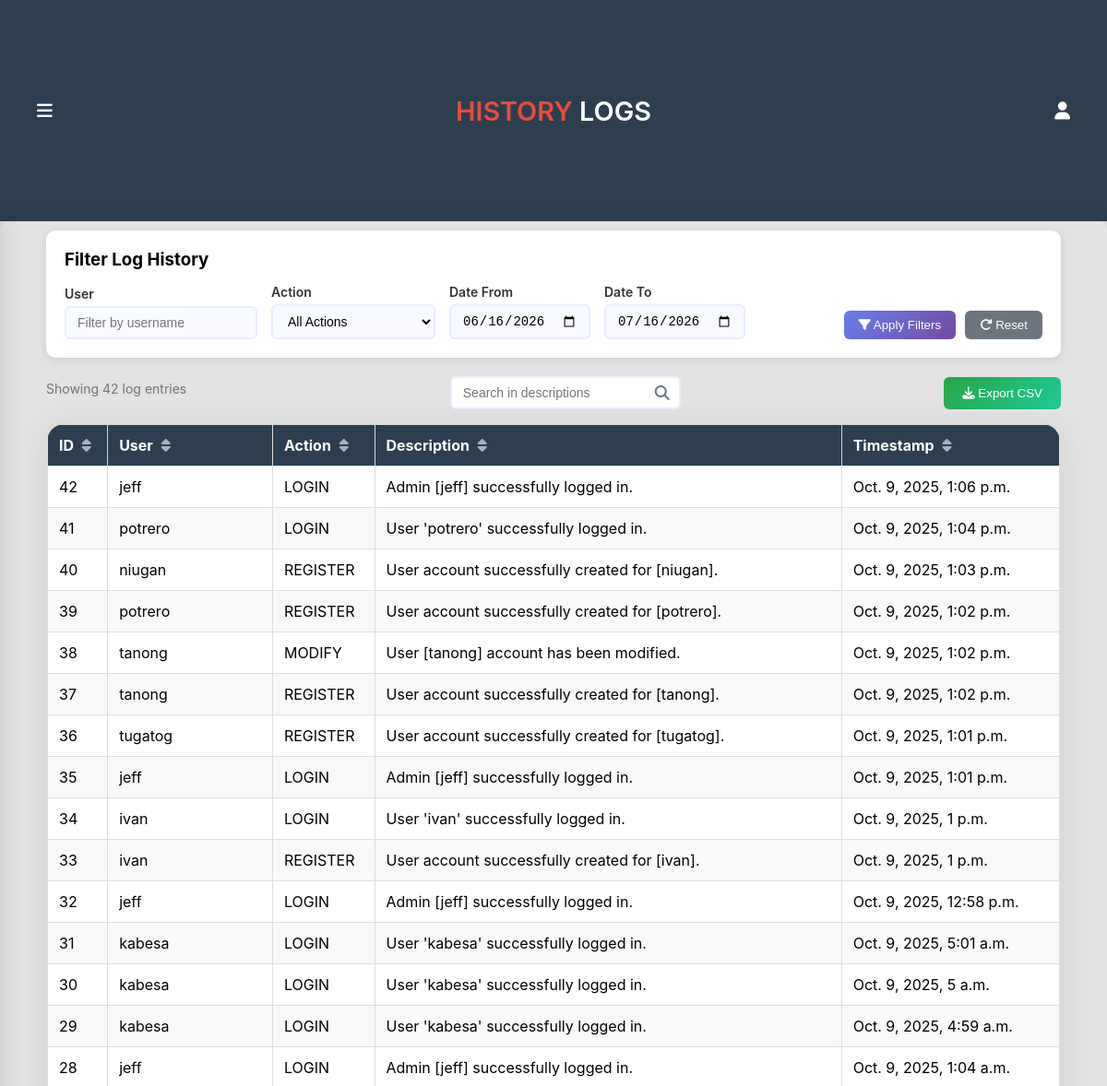
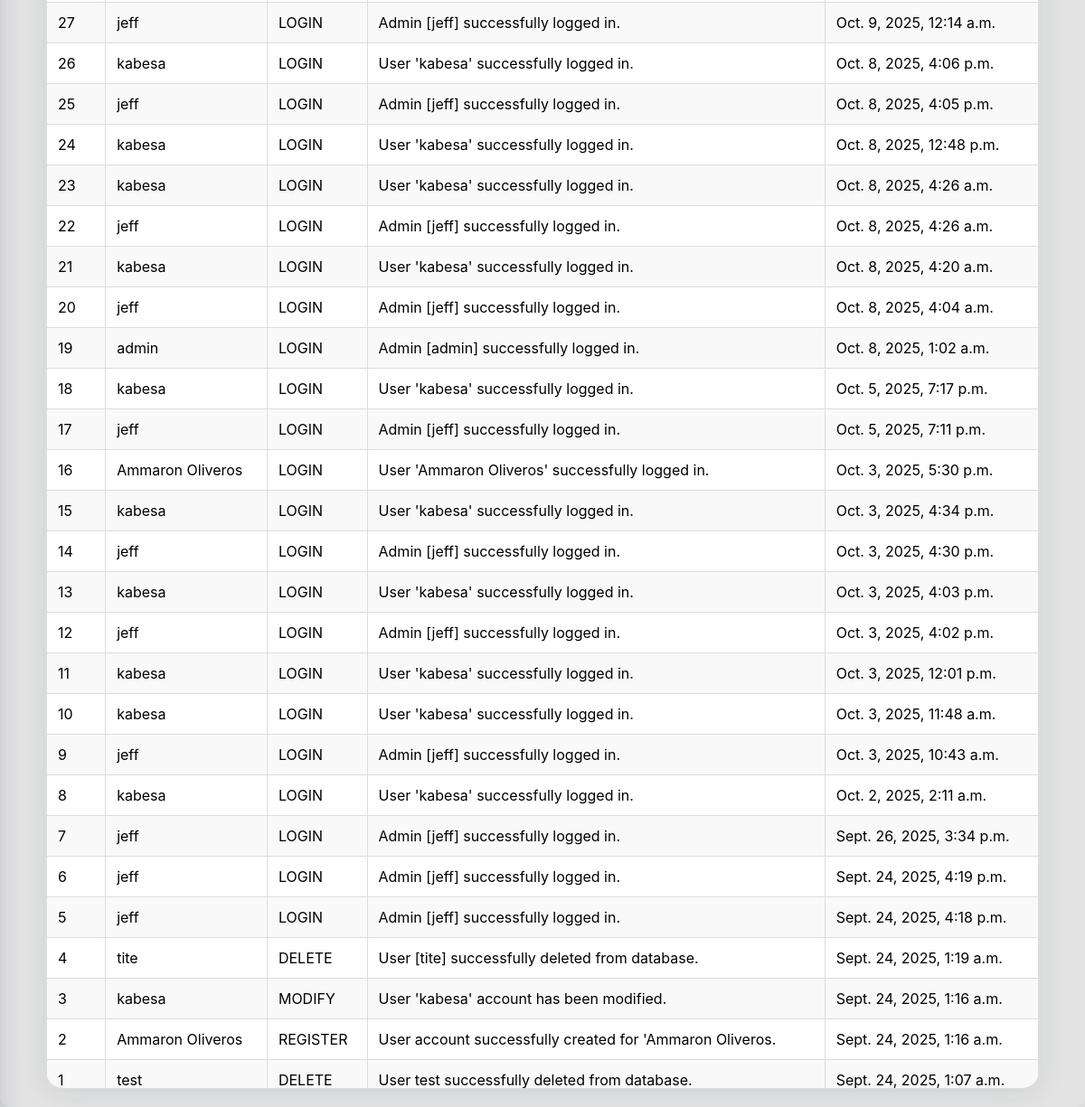
Page /logs/ (signed in) on the committed database (2 pictures, top to bottom).
### backend/models.py (models this page shows, shortened)
class LogHistory(models.Model):
    LOG_TYPE_CHOICES = [
        ('LOGIN', 'Account Login'),
        ('REGISTER', 'Account Registration'),
        ('MODIFY', 'Account Modification'),
        ('DELETE', 'Account Deletion'),
        ('PREDICTION', 'Prediction Made'),
        ('DATA_ENTRY', 'Data Entry'),
        ('SYSTEM', 'System Event'),
    ]
    log_id = models.AutoField(primary_key=True)
    user = models.CharField(max_length=20)
    log_title = models.CharField(max_length=20, choices=LOG_TYPE_CHOICES)
    description = models.TextField()
    timestamp = models.DateTimeField(auto_now_add=True)
    class Meta:
        verbose_name_plural = "Log History"

### backend/views.py (the view)
# urls.py: path('logs/', views.log_history, name='log-history'),
def log_history(request):
    if not request.user.is_authenticated:
        return redirect('login-admin')
    user = request.user
    if not user.is_admin:
        messages.error(request, "You do not have permission to access this page.")
        logout(request)
        return redirect('login')
    logs = LogHistory.objects.order_by('-timestamp')
    return render(request, 'log_history.html', {
        'logs': logs,
        'admin_user': user.username,
        'admin_name': user.name,
    })

### backend/templates/log_history.html (shortened to what this page needs)
<!doctype html>
<html lang="en">
  <head>
    <link
      rel="stylesheet"
      href="https://cdnjs.cloudflare.com/ajax/libs/font-awesome/6.4.0/css/all.min.css"
    />
    <link rel="stylesheet" href="../static/backend/css/fonts.css" />
    <link rel="stylesheet" href="../static/backend/css/log-history.css" />
  </head>
  <body>
    <nav>
      <div class="nav-btn">
        <i class="fa-solid fa-bars"></i>
      </div>
      <div class="title"><span>HISTORY</span> LOGS</div>
      <div class="profile">
        <i class="fa-solid fa-user" id="pf"></i>
      </div>
    </nav>
    <main>
      <div class="container">
        <div class="filter-section">
          <h3 style="margin-top: 0; margin-bottom: 15px">Filter Log History</h3>
          <div class="filter-row">
            <div class="filter-group">
              <label for="user-filter">User</label>
              <input
                type="text"
                id="user-filter"
                placeholder="Filter by username"
              />
            </div>
            <div class="filter-group">
              <label for="action-filter">Action</label>
              <select id="action-filter">
                <option value="">All Actions</option>
              </select>
            </div>
            <div class="filter-group">
              <label for="date-from">Date From</label>
              <input type="date" id="date-from" />
            </div>
            <div class="filter-group">
              <label for="date-to">Date To</label>
              <input type="date" id="date-to" />
            </div>
            <div class="filter-actions">
              <button class="filter-btn apply" onclick="applyFilters()">
                <i class="fas fa-filter"></i> Apply Filters
              </button>
              <button class="filter-btn reset" onclick="resetFilters()">
                <i class="fas fa-redo"></i> Reset
              </button>
            </div>
          </div>
        </div>
        <div class="table-controls">
          <div class="results-count" id="results-count">
            Showing {{ logs.count }} log entries
          </div>
          <div class="search-box">
            <input
              type="text"
              id="search-input"
              placeholder="Search in descriptions"
            />
            <i class="fas fa-search"></i>
          </div>
          <button class="export-btn" onclick="exportToCSV()">
            <i class="fas fa-download"></i> Export CSV
          </button>
        </div>
        <div class="section">
          <table class="log-history-table" id="log-table">
            <thead>
              <tr>
                <th class="sortable" onclick="sortTable(0)">
                  ID <i class="fas fa-sort"></i>
                </th>
                <th class="sortable" onclick="sortTable(1)">
                  User <i class="fas fa-sort"></i>
                </th>
                <th class="sortable" onclick="sortTable(2)">
                  Action <i class="fas fa-sort"></i>
                </th>
                <th class="sortable" onclick="sortTable(3)">
                  Description <i class="fas fa-sort"></i>
                </th>
                <th class="sortable" onclick="sortTable(4)">
                  Timestamp <i class="fas fa-sort"></i>
                </th>
              </tr>
            </thead>
            <tbody id="table-body">
              {% for log in logs %}
              <tr
                class="log-row"
                data-id="{{ log.log_id }}"
                data-user="{{ log.user }}"
                data-action="{{ log.log_title }}"
                data-description="{{ log.description }}"
                data-timestamp="{{ log.timestamp|date:'Y-m-d H:i:s' }}"
              >
                <td>{{ log.log_id }}</td>
                <td>{{ log.user }}</td>
                <td>{{ log.log_title }}</td>
                <td>{{ log.description }}</td>
                <td>{{ log.timestamp }}</td>
              </tr>
              {% empty %}
              <tr>
                <td colspan="5" style="text-align: center">
                  No log entries found.
                </td>
              </tr>
              {% endfor %}
            </tbody>
          </table>
        </div>
      </div>
    </main>
  </body>
</html>

### backend/static/backend/css/log-history.css (style rules this page uses)
* { box-sizing: border-box; margin: 0; padding: 0; }
body { font-family: "inter", sans-serif; background-color: #e3e3e3; height: 100vh; width: 100%; }
nav { width: 100%; height: 10vh; background-color: #2c3e50; color: white; display: flex; justify-content: space-between; align-items: center; padding: 20px 40px; position: relative; }
nav i { font-size: 1.2rem; cursor: pointer; }
.title { font-size: 1.8rem; font-weight: 600; text-transform: uppercase; }
.title span { color: #e74c3c; }
main { width: 100%; height: 90vh; display: grid; position: relative; }
.container { width: 100%; height: 100%; border-radius: 10px; box-shadow: 0 0 20px rgba(0, 0, 0, 0.1); padding: 10px 50px; padding-bottom: 20px; overflow-y: hidden; display: flex; flex-direction: column; }
.section { border: 1px solid #ddd; border-radius: 20px; background-color: #ffffff; width: 100%; height: 100%; overflow-y: scroll; box-shadow: 0 4px 30px 0 rgba(44, 62, 80, 0.1); }
table { width: 100%; border-collapse: collapse; overflow: scroll; }
th, td { text-align: left; padding: 12px; border: 1px solid #ddd; }
th { background-color: #2c3e50; color: white; }
tr:nth-child(even) { background-color: #f9f9f9; }

### backend/templates/log_history.html (style rules this page uses)
.filter-section { background: white; padding: 20px; border-radius: 10px; box-shadow: 0 2px 10px rgba(0, 0, 0, 0.1); margin-bottom: 20px; }
.filter-row { display: flex; gap: 15px; flex-wrap: wrap; align-items: end; }
.filter-group { display: flex; flex-direction: column; min-width: 150px; }
.filter-group label { font-weight: 600; margin-bottom: 5px; color: #333; font-size: 14px; }
.filter-group select, .filter-group input { padding: 8px 12px; border: 2px solid #e8eeff; border-radius: 6px; font-size: 14px; background-color: #f8faff; transition: all 0.3s ease; }
.filter-actions { display: flex; gap: 10px; margin-left: auto; }
.filter-btn { padding: 8px 16px; border: none; border-radius: 6px; cursor: pointer; font-weight: 500; transition: all 0.3s ease; }
.filter-btn.apply { background: linear-gradient(135deg, #667eea 0%, #764ba2 100%); color: white; }
.filter-btn.reset { background: #6c757d; color: white; }
.table-controls { display: flex; justify-content: space-between; align-items: center; margin-bottom: 15px; }
.search-box { position: relative; min-width: 250px; }
.search-box input { width: 100%; padding: 8px 35px 8px 12px; border: 2px solid #e8eeff; border-radius: 6px; font-size: 14px; }
.search-box i { position: absolute; right: 12px; top: 50%; transform: translateY(-50%); color: #6c757d; }
.results-count { color: #6c757d; font-size: 14px; margin-bottom: 10px; }
.export-btn { background: linear-gradient(135deg, #28a745 0%, #20c997 100%); color: white; border: none; padding: 10px 20px; border-radius: 6px; cursor: pointer; font-weight: 500; transition: all 0.3s ease; }
.sortable { cursor: pointer; user-select: none; }
.sortable i { margin-left: 5px; opacity: 0.6; }

### rows in the picture
LogHistory: log_id "42", user "jeff", log_title "LOGIN", description "Admin [jeff] successfully logged in.", timestamp "Oct. 9, 2025, 1:06 p.m."
LogHistory: log_id "41", user "potrero", log_title "LOGIN", description "User 'potrero' successfully logged in.", timestamp "Oct. 9, 2025, 1:04 p.m."
LogHistory: log_id "40", user "niugan", log_title "REGISTER", description "User account successfully created for [niugan].", timestamp "Oct. 9, 2025, 1:03 p.m."
LogHistory: log_id "39", user "potrero", log_title "REGISTER", description "User account successfully created for [potrero].", timestamp "Oct. 9, 2025, 1:02 p.m."
LogHistory: log_id "38", user "tanong", log_title "MODIFY", description "User [tanong] account has been modified.", timestamp "Oct. 9, 2025, 1:02 p.m."
LogHistory: log_id "37", user "tanong", log_title "REGISTER", description "User account successfully created for [tanong].", timestamp "Oct. 9, 2025, 1:02 p.m."
LogHistory: log_id "36", user "tugatog", log_title "REGISTER", description "User account successfully created for [tugatog].", timestamp "Oct. 9, 2025, 1:01 p.m."
LogHistory: log_id "35", user "jeff", log_title "LOGIN", description "Admin [jeff] successfully logged in.", timestamp "Oct. 9, 2025, 1:01 p.m."
LogHistory: log_id "34", user "ivan", log_title "LOGIN", description "User 'ivan' successfully logged in.", timestamp "Oct. 9, 2025, 1 p.m."
LogHistory: log_id "33", user "ivan", log_title "REGISTER", description "User account successfully created for [ivan].", timestamp "Oct. 9, 2025, 1 p.m."
LogHistory: log_id "32", user "jeff", log_title "LOGIN", description "Admin [jeff] successfully logged in.", timestamp "Oct. 9, 2025, 12:58 p.m."
LogHistory: log_id "31", user "kabesa", log_title "LOGIN", description "User 'kabesa' successfully logged in.", timestamp "Oct. 9, 2025, 5:01 a.m."
LogHistory: log_id "30", user "kabesa", log_title "LOGIN", description "User 'kabesa' successfully logged in.", timestamp "Oct. 9, 2025, 5 a.m."
LogHistory: log_id "29", user "kabesa", log_title "LOGIN", description "User 'kabesa' successfully logged in.", timestamp "Oct. 9, 2025, 4:59 a.m."
LogHistory: log_id "28", user "jeff", log_title "LOGIN", description "Admin [jeff] successfully logged in.", timestamp "Oct. 9, 2025, 1:04 a.m."
LogHistory: log_id "27", user "jeff", log_title "LOGIN", description "Admin [jeff] successfully logged in.", timestamp "Oct. 9, 2025, 12:14 a.m."
LogHistory: log_id "26", user "kabesa", log_title "LOGIN", description "User 'kabesa' successfully logged in.", timestamp "Oct. 8, 2025, 4:06 p.m."
LogHistory: log_id "25", user "jeff", log_title "LOGIN", description "Admin [jeff] successfully logged in.", timestamp "Oct. 8, 2025, 4:05 p.m."
LogHistory: log_id "24", user "kabesa", log_title "LOGIN", description "User 'kabesa' successfully logged in.", timestamp "Oct. 8, 2025, 12:48 p.m."
LogHistory: log_id "23", user "kabesa", log_title "LOGIN", description "User 'kabesa' successfully logged in.", timestamp "Oct. 8, 2025, 4:26 a.m."
LogHistory: log_id "22", user "jeff", log_title "LOGIN", description "Admin [jeff] successfully logged in.", timestamp "Oct. 8, 2025, 4:26 a.m."
LogHistory: log_id "21", user "kabesa", log_title "LOGIN", description "User 'kabesa' successfully logged in.", timestamp "Oct. 8, 2025, 4:20 a.m."
LogHistory: log_id "20", user "jeff", log_title "LOGIN", description "Admin [jeff] successfully logged in.", timestamp "Oct. 8, 2025, 4:04 a.m."
LogHistory: log_id "19", user "admin", log_title "LOGIN", description "Admin [admin] successfully logged in.", timestamp "Oct. 8, 2025, 1:02 a.m."
LogHistory: log_id "18", user "kabesa", log_title "LOGIN", description "User 'kabesa' successfully logged in.", timestamp "Oct. 5, 2025, 7:17 p.m."
LogHistory: log_id "17", user "jeff", log_title "LOGIN", description "Admin [jeff] successfully logged in.", timestamp "Oct. 5, 2025, 7:11 p.m."
LogHistory: log_id "16", user "Ammaron Oliveros", log_title "LOGIN", description "User 'Ammaron Oliveros' successfully logged in.", timestamp "Oct. 3, 2025, 5:30 p.m."
LogHistory: log_id "15", user "kabesa", log_title "LOGIN", description "User 'kabesa' successfully logged in.", timestamp "Oct. 3, 2025, 4:34 p.m."
LogHistory: log_id "14", user "jeff", log_title "LOGIN", description "Admin [jeff] successfully logged in.", timestamp "Oct. 3, 2025, 4:30 p.m."
LogHistory: log_id "13", user "kabesa", log_title "LOGIN", description "User 'kabesa' successfully logged in.", timestamp "Oct. 3, 2025, 4:03 p.m."
LogHistory: log_id "12", user "jeff", log_title "LOGIN", description "Admin [jeff] successfully logged in.", timestamp "Oct. 3, 2025, 4:02 p.m."
LogHistory: log_id "11", user "kabesa", log_title "LOGIN", description "User 'kabesa' successfully logged in.", timestamp "Oct. 3, 2025, 12:01 p.m."
LogHistory: log_id "10", user "kabesa", log_title "LOGIN", description "User 'kabesa' successfully logged in.", timestamp "Oct. 3, 2025, 11:48 a.m."
LogHistory: log_id "9", user "jeff", log_title "LOGIN", description "Admin [jeff] successfully logged in.", timestamp "Oct. 3, 2025, 10:43 a.m."
LogHistory: log_id "8", user "kabesa", log_title "LOGIN", description "User 'kabesa' successfully logged in.", timestamp "Oct. 2, 2025, 2:11 a.m."
LogHistory: log_id "7", user "jeff", log_title "LOGIN", description "Admin [jeff] successfully logged in.", timestamp "Sept. 26, 2025, 3:34 p.m."
LogHistory: log_id "6", user "jeff", log_title "LOGIN", description "Admin [jeff] successfully logged in.", timestamp "Sept. 24, 2025, 4:19 p.m."
LogHistory: log_id "5", user "jeff", log_title "LOGIN", description "Admin [jeff] successfully logged in.", timestamp "Sept. 24, 2025, 4:18 p.m."
LogHistory: log_id "4", user "tite", log_title "DELETE", description "User [tite] successfully deleted from database.", timestamp "Sept. 24, 2025, 1:19 a.m."
LogHistory: log_id "3", user "kabesa", log_title "MODIFY", description "User 'kabesa' account has been modified.", timestamp "Sept. 24, 2025, 1:16 a.m."
LogHistory: log_id "2", user "Ammaron Oliveros", log_title "REGISTER", description "User account successfully created for 'Ammaron Oliveros.", timestamp "Sept. 24, 2025, 1:16 a.m."
LogHistory: log_id "1", user "test", log_title "DELETE", description "User test successfully deleted from database.", timestamp "Sept. 24, 2025, 1:07 a.m."

### other values in the picture
{{ logs.count }} "42"
